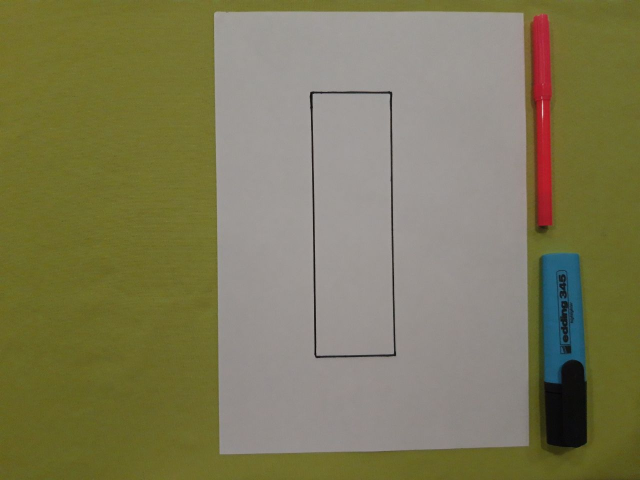
#> input picture cases/case14.jpg, 1280 x 960 px, found by its file name (shown at 1/2 size)
$ jupyter execute intelligent_placer_run.ipynb   (shell and % lines are left out)
#> lines starting #> are read from the running program, lines starting #| are printed output that depends on the picture; after the words box and inside, x2 and y2 are one past the last pixel; in counts of white or black regions, pixels touching at a corner belong together
#> further down, image is the input picture: shape (960, 1280, 3); mean B, G, R 87.8, 121.8, 125.7
### intelligent_placer_lib/intelligent_placer.py
import os
import numpy as np
import cv2
from itertools import permutations
from copy import deepcopy
from scipy.ndimage import binary_fill_holes
from skimage.feature import canny
from skimage.morphology import binary_closing
from matplotlib import pyplot as plt


def compress_image(image):  # сжатие изображения
    new_height = int(image.shape[0] * 50 / 100)
    new_width = int(image.shape[1] * 50 / 100)
    compressed_image = cv2.resize(image, (new_width, new_height), cv2.INTER_AREA)
    return compressed_image


def prepare_image(image):
    gray_image = cv2.cvtColor(image, cv2.COLOR_RGB2GRAY)  # изменение палитры
    binary_image = 255 * binary_fill_holes(binary_closing(canny(gray_image, sigma=3), footprint=np.ones((20, 20))))
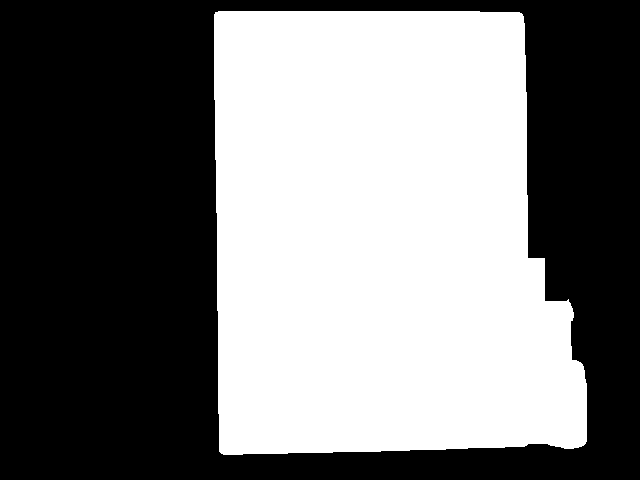
#> binary_image: shape (480, 640) int64; 47.2% white; 1 white region, box (x1, y1, x2, y2) and area: (214, 11, 587, 455) 145124
    binary_image = binary_image.astype(np.uint8)
#> binary_image: shape (480, 640); 47.2% white; 1 white region
    return binary_image


def height_coordinates(points):  # поиск крайних северной и южной точек
    north = south = points[0]

    for extreme_point in points[1:]:
        if extreme_point[1] < north[1]:
            north = extreme_point
        elif extreme_point[1] > south[1]:
            south = extreme_point
    return north, south


def width_coordinates(points):  # поиск крайних западной и восточной точек
    west = east = points[0]

    for extreme_point in points[1:]:
        if extreme_point[0] < west[0]:
            west = extreme_point
        elif extreme_point[0] > east[0]:
            east = extreme_point
    return west, east


def find_contours(image):  # ищем контуры и сохраняем как массив точек
    contours = cv2.findContours(image, cv2.RETR_EXTERNAL, cv2.CHAIN_APPROX_NONE)[0]
#> contours = 1 contour; box (x1, y1, x2, y2) and area: (214, 11, 587, 455) 144328

    ready_contours = []
    for contour in contours:
        epsilon = cv2.arcLength(contour, True)
        approx = cv2.approxPolyDP(contour, 0.005 * epsilon, True)
        ready_contours.append([point[0] for point in approx])
#> this loop made 1 pass
#> epsilon on pass 1: 1614.3
#> after the loop, ready_contours = [[[215, 12], [219, 451], [583, 445], [572, 308], [544, 300], [544, 258], [527, 257], [522, 14]]]
    return ready_contours


def separate_polygon(contours): # отделяем предметы от многоугольника
    polygon_sep = 0
    min_x = contours[0][0][0]
    for i in range(len(contours)):
        for point in contours[i]:
            if point[0] < min_x: # ищем многоугольник как объект с наименьшей x-координатой
                min_x = point[0]
                polygon_sep = i

    polygon = contours[polygon_sep]
    objects = contours[:polygon_sep] + contours[polygon_sep + 1:]
    return polygon, objects


def draw_contours(image, contour, color, thickness): # отрисовка контуров
    curr_object = []
    for i in range(len(contour)):
        curr_object.append([[contour[i][0], contour[i][1]]])
    cv2.drawContours(image, [np.array(curr_object)], -1, color, thickness)


def point_inside(point_x, point_y, curr_object):  # определение принадлежности точки объекту
    check_inside = False
    object_x = [point[0] for point in curr_object]
    object_y = [point[1] for point in curr_object]
    # из заданной точки выходит горизонтальный луч, считаем число пересечений луча со сторонами
    # если число пересечений нечетное, получаем принадлежность
    for i in range(len(object_y)):
        # первая строка условия: попадание y-координаты заданной точки между y-координатами точек многоугольника +
        # + направление движения + ненулевой знаменатель в строке ниже
        # вторая строка условия: сторона многоугольника слева от точки
        if ((object_y[i] <= point_y and point_y < object_y[i - 1] or object_y[i - 1] <= point_y and point_y < object_y[i])
                and (point_x > (object_x[i - 1] - object_x[i]) * (point_y - object_y[i]) / (object_y[i - 1] - object_y[i]) +
                     object_x[i])):
            check_inside = not check_inside
    if check_inside:
        return True
    return False


def find_place(polygon, curr_object, placed_objects):
    check_place = True
    # поиск крайних точек
    north_polygon, south_polygon = height_coordinates(polygon)
    north_object, south_object = height_coordinates(curr_object)
    west_polygon, east_polygon = width_coordinates(polygon)
    west_object, east_object = width_coordinates(curr_object)
    # поиск длины / ширины
    height_polygon = south_polygon[1] - north_polygon[1]
    height_object = south_object[1] - north_object[1]
    width_polygon = east_polygon[0] - west_polygon[0]
    width_object = east_object[0] - west_object[0]
    # величина сдвига на северо-восток
    move_north = north_object[1] - north_polygon[1]
    move_west = west_object[0] - west_polygon[0]

    if height_polygon < height_object or width_polygon < width_object:
        check_place = False
        return check_place, []
    # сдвиг на северо-запад
    for i in range(len(curr_object)):
        curr_object[i][1] -= move_north
        curr_object[i][0] -= move_west

    while east_object[0] < east_polygon[0]:  # ищем место, пока не дошли до востока многоугольника
        while south_object[1] < south_polygon[1]: # сдвиг по пикселю вниз, пока не дошли до юга многугольника
            check_place = True
            for point in curr_object: # для каждой точки текущего предмета проверяем, что она не вышла за пределы и не наложилась на другие предметы
                if not point_inside(point[0], point[1], polygon): # предмет за пределами многоугольника
                    check_place = False
                    break
                for placed_object in placed_objects: # точка текущего предмета оказалась внутри другого предмета
                    if point_inside(point[0], point[1], placed_object):
                        check_place = False
                        break
                    for placed_point in placed_object: # точка другого предмета оказалась внутри текущего
                        if point_inside(placed_point[0], placed_point[1], curr_object):
                            check_place = False
                            break

            if check_place:
                return check_place, curr_object

            for i in range(len(curr_object)): # если предмет не встал, сдвигаем его на пиксель вниз
                curr_object[i][1] += 1

        move_north = north_object[1] - north_polygon[1]
        for i in range(len(curr_object)): # сдвиг обратно вверх при невыполнении условий
            curr_object[i][0] += 1
            curr_object[i][1] -= move_north

    check_place = False  # место не нашлось
    return check_place, []


def make_full_placement(polygon, objects):
    all_options = list(permutations(objects))
    placed_objects = []
    for curr_option in all_options:
        check_places = True
        for object in curr_option: # находим место каждого предмета, добавляем его к уже размещенным
            found_place, object_position = find_place(polygon, deepcopy(object), placed_objects)
            placed_objects.append(object_position)
            if not found_place:
                check_places = False
                break
        if check_places:
            return True, placed_objects

    check_places = False

    return check_places, []


def intelligent_placer(path_image):
    good_placed = "Yes"
    bad_placed = "No"
    if not os.path.exists(path_image):
        print('Incorrect path')
        return
    image = cv2.imread(path_image)

    if image is None:
        print('Can\'t read the image')
        return
    compressed_image = compress_image(image)
    binary_image = prepare_image(compressed_image)
    objects_contours = find_contours(binary_image)
    polygon, objects = separate_polygon(objects_contours)

    red_color = (255, 0, 0)
    blue_color = (0, 0, 255)
    draw_contours(compressed_image, polygon, red_color, 5)
    for curr_object in objects:
        draw_contours(compressed_image, curr_object, blue_color, 5)

    found_placement, placed_objects = make_full_placement(polygon, objects)
    if found_placement:
        print(good_placed)
        green_color = (0, 255, 0)
        for placed_object in placed_objects:
            draw_contours(compressed_image, placed_object, green_color, 3)
    else:
        print(bad_placed)

    plt.imshow(compressed_image)

### intelligent_placer_run.ipynb
# Большая лабораторная работа по курсу ОСНОВЫ МАШИННОГО ОБУЧЕНИЯ
# Intelligent Placer

[cell 1]
import cv2
import matplotlib.pyplot as plt
from intelligent_placer_lib.intelligent_placer import compress_image, prepare_image, find_contours, separate_polygon, draw_contours, make_full_placement, intelligent_placer

Загружаем изображение.

[cell 2]
image = cv2.imread('cases\\case14.jpg')
plt.imshow(image)

# Подготовка изображения
Сжатие, изменение цветовой палитры и бинаризация изображения с помощью детектора Canny и морфологических операций.

[cell 3]
compressed_image = compress_image(image)
binary_image = prepare_image(compressed_image)
plt.imshow(binary_image)

# Нахождение контуров
Находим контуры на иображении с помощью функции findContours из cv2.

[cell 4]
contours = find_contours(binary_image)
#> contours has the same summary as ready_contours in find_contours
red_color = (255, 0, 0)

for curr_object in contours:
    draw_contours(compressed_image, curr_object, red_color, 5)
#> this loop made 1 pass
#> compressed_image: shape (480, 640, 3); mean B, G, R 93.4, 117.6, 121.5
plt.imshow(compressed_image)

# Идентификация
Отделяем многоугольник от предметов.

[cell 5]
polygon, objects = separate_polygon(contours)
#> in separate_polygon, `min_x = contours[0][0][0]`: min_x = 215
#> the loop in separate_polygon, `for i in range(len(contours)):` made 1 pass
#> after the loop in separate_polygon, `for i in range(len(contours)):`: polygon_sep = 0
#> in separate_polygon, `polygon = contours[polygon_sep]`: polygon = [[215, 12], [219, 451], [583, 445], [572, 308], [544, 300], [544, 258], [527, 257], [522, 14]]
#> in separate_polygon, `objects = contours[:polygon_sep] + contours[polygon_sep + 1:]`: objects = []
#> objects = []

draw_contours(compressed_image, polygon, red_color, 5)
#> the loop in draw_contours (call 2), `for i in range(len(contour)):` made 8 passes
blue_color = (0, 0, 255)
for curr_object in objects:
    draw_contours(compressed_image, curr_object, blue_color, 5)
#> this loop made 0 passes
plt.imshow(compressed_image)

# Размещение
Пробуем уместить предметы в многоугольник.

[cell 6]
found_placement, placed_objects = make_full_placement(polygon, objects)
#> in make_full_placement, `all_options = list(permutations(objects))`: all_options = [()]
#> the loop in make_full_placement, `for curr_option in all_options:` made 1 pass
#> after the loop in make_full_placement, `for curr_option in all_options:`: placed_objects = []
#> found_placement = True; placed_objects = []
print(found_placement)
#| True

Визуализируем размещение.

[cell 7]
green_color = (0, 255, 0)
for curr_object in placed_objects:
    draw_contours(compressed_image, curr_object, green_color, 3)
plt.imshow(compressed_image)

# Результаты и метрики качества работы

Программа была опробована на всем датасете. На 21 изображение в датасете пришлось 3 ошибки алгоритма. Табличку TP/FP/TN/FN и расчет метрик можно увидеть в README.md.

Убедимся, что исход работы алгоритма не зависит от начального положения предметов относительно друг друга.

[cell 8]
intelligent_placer('cases\\case6.jpg')
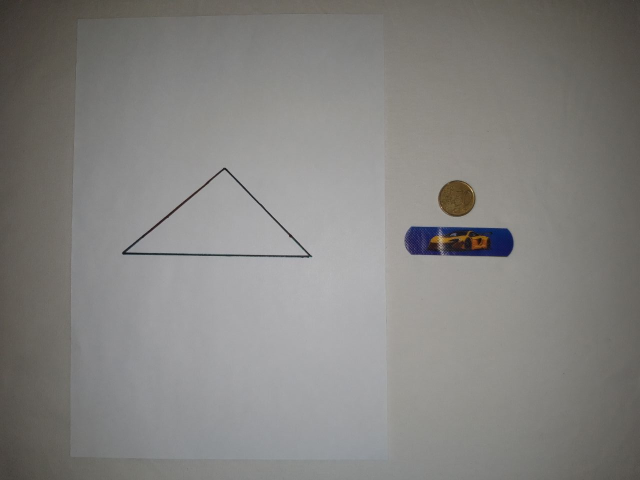
#> input picture cases/case6.jpg, 1280 x 960 px, found by its file name (shown at 1/2 size)
#> in intelligent_placer, image is the input picture: shape (960, 1280, 3); mean B, G, R 128.2, 130.7, 131.9
#> in find_contours (call 2), `contours = cv2.findContours(image, cv2.RETR_EXTERNAL, cv2.CHAIN_APPROX..`: contours = 2 contours; box (x1, y1, x2, y2) and area: (122, 166, 312, 260) 9640, (405, 180, 514, 257) 4416
#> the loop in find_contours (call 2), `for contour in contours:` made 2 passes
#> epsilon on passes 1 to 2: 342.6, 461.5
#> in intelligent_placer, `objects_contours = find_contours(binary_image)`: objects_contours = 2 items
#> the loop in separate_polygon (call 2), `for i in range(len(contours)):` made 2 passes
#> in intelligent_placer, `polygon, objects = separate_polygon(objects_contours)`: polygon = [[311, 256], [304, 244], [225, 166], [212, 173], [122, 250], [123, 255], [306, 259]]; objects = [[[405, 237], [406, 247], [413, 254], [506, 256], [511, 252], [513, 246], [511, 233], [507, 229], [473, 226], [474, 194], [470, 187], [460, 180], [449, 181], [439, 191], [440, 225], [411, 227]]]
#> the loop in intelligent_placer, `for curr_object in objects:` made 1 pass
#> the loop in make_full_placement, `for curr_option in all_options:` made 1 pass
#> the loop in intelligent_placer, `for placed_object in placed_objects:` made 1 pass

[cell 9]
intelligent_placer('cases\\case6_1.jpg')
#> call 2 of intelligent_placer, with path_image = 'cases\\case6_1.jpg'
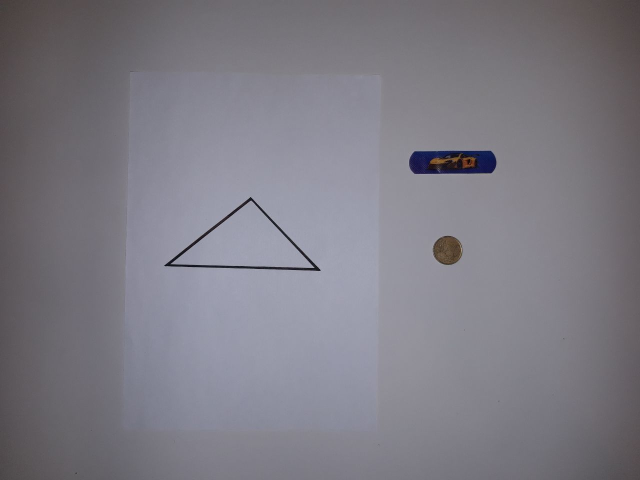
#> input picture cases/case6_1.jpg, 1280 x 960 px, found by its file name (shown at 1/2 size)
#> in intelligent_placer, image is the input picture: shape (960, 1280, 3); mean B, G, R 131.9, 123.2, 125.2
#> the loop in intelligent_placer (call 2), `for curr_object in objects:` made 2 passes
#> the loop in make_full_placement (call 2), `for curr_option in all_options:` made 1 pass
#> the loop in intelligent_placer (call 2), `for placed_object in placed_objects:` made 2 passes

Проверим, как будет меняться время в зависимости от количества предметов, взяв 5 кейсов с разным числом идентичных предметов.

[cell 10]
import time
start_time = time.time()
intelligent_placer('cases\\case20_1.jpg')
#> call 3 of intelligent_placer, with path_image = 'cases\\case20_1.jpg'
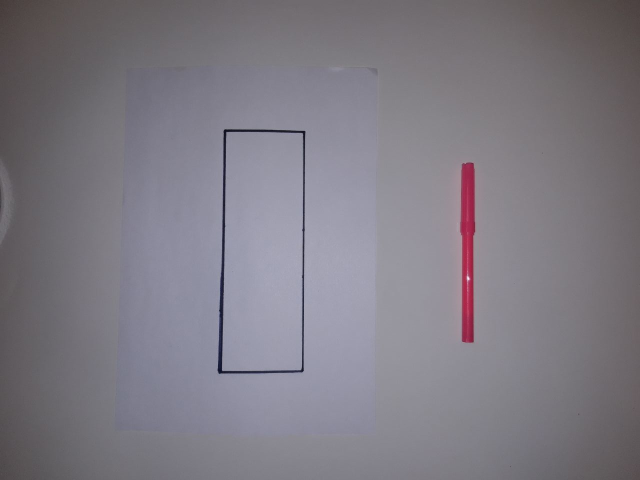
#> input picture cases/case20_1.jpg, 1280 x 960 px, found by its file name (shown at 1/2 size)
#> in intelligent_placer, image is the input picture: shape (960, 1280, 3); mean B, G, R 131.2, 122.6, 126.3
#> the loop in intelligent_placer (call 3), `for curr_object in objects:` made 1 pass
#> the loop in intelligent_placer (call 3), `for placed_object in placed_objects:` made 1 pass
curr_time1 = time.time()
print("--- %s seconds ---" % (curr_time1 - start_time))

[cell 11]
start_time = time.time()
intelligent_placer('cases\\case20_2.jpg')
#> call 4 of intelligent_placer, with path_image = 'cases\\case20_2.jpg'
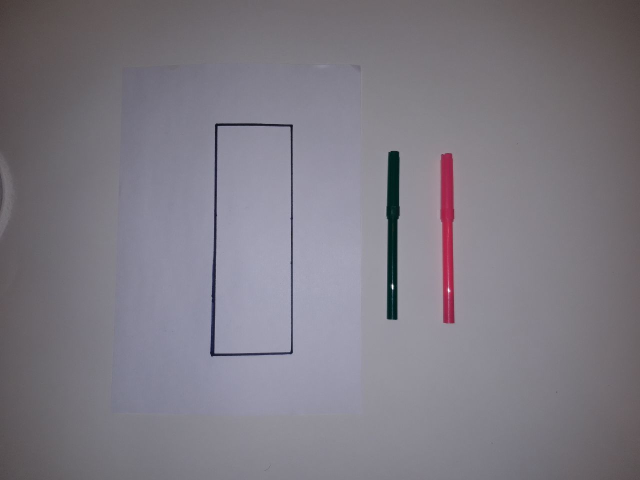
#> input picture cases/case20_2.jpg, 1280 x 960 px, found by its file name (shown at 1/2 size)
#> in intelligent_placer, image is the input picture: shape (960, 1280, 3); mean B, G, R 131.4, 122.5, 126.2
#> the loop in intelligent_placer (call 4), `for curr_object in objects:` made 2 passes
#> after the loop in intelligent_placer (call 4), `for curr_object in objects:`:
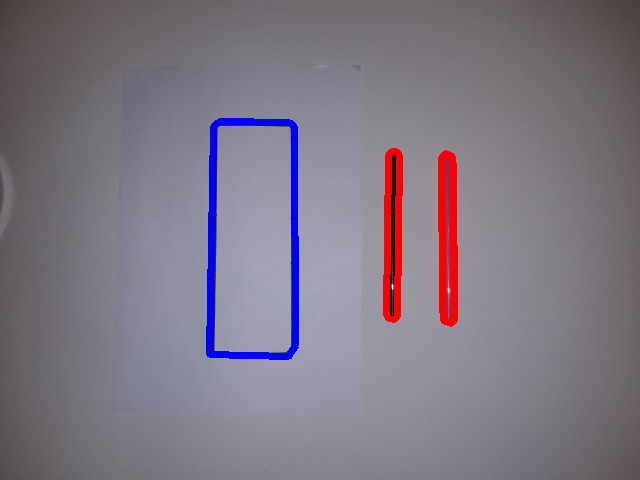
#> compressed_image: shape (480, 640, 3); mean B, G, R 131.4, 119.4, 126.7
#> the loop in intelligent_placer (call 4), `for placed_object in placed_objects:` made 2 passes
curr_time2 = time.time()
print("--- %s seconds ---" % (curr_time2 - start_time))

[cell 12]
start_time = time.time()
intelligent_placer('cases\\case20_3.jpg')
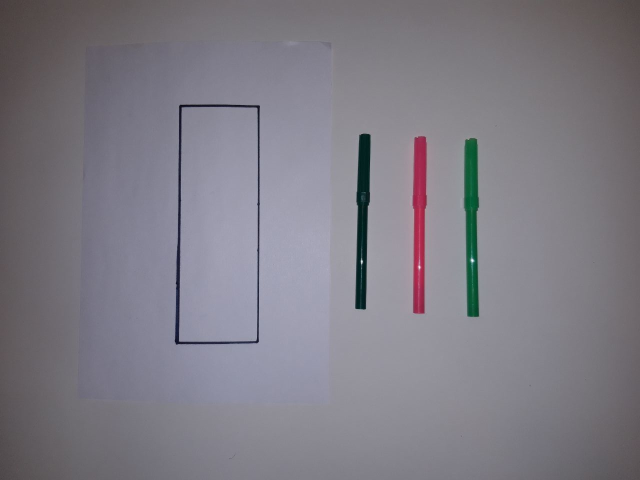
#> input picture cases/case20_3.jpg, 1280 x 960 px, found by its file name (shown at 1/2 size)
#> in intelligent_placer, image is the input picture: shape (960, 1280, 3); mean B, G, R 132.6, 123.8, 126.5
#> in prepare_image (call 6), `binary_image = 255 * binary_fill_holes(binary_closing(canny(gray_image..`:
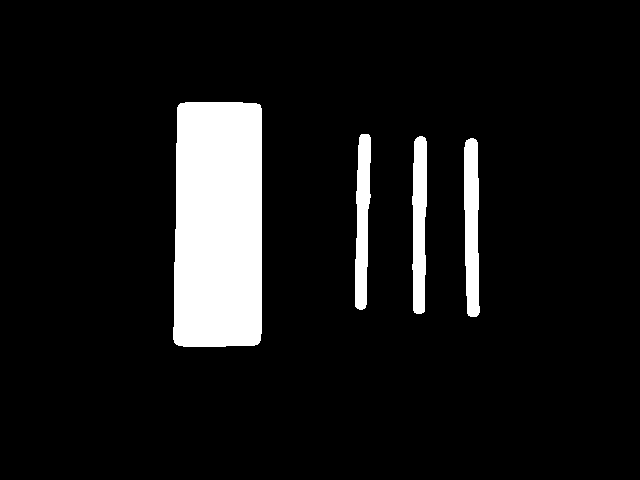
#> binary_image: shape (480, 640) int64; 9.1% white; 4 white regions, box (x1, y1, x2, y2) and area: (173, 102, 262, 347) 21124, (464, 138, 480, 317) 2395, (412, 136, 427, 314) 2266, (355, 134, 371, 310) 2136
#> the loop in intelligent_placer (call 5), `for curr_object in objects:` made 3 passes
#> after the loop in intelligent_placer (call 5), `for curr_object in objects:`:
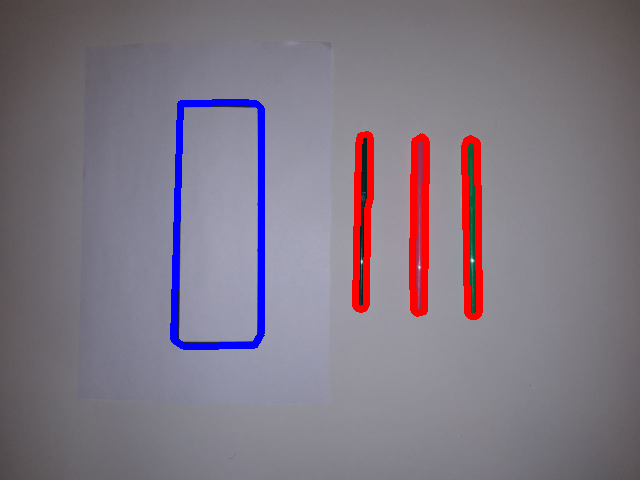
#> compressed_image: shape (480, 640, 3); mean B, G, R 131.7, 119.6, 128.6
#> the loop in intelligent_placer (call 5), `for placed_object in placed_objects:` made 3 passes
curr_time3 = time.time()
print("--- %s seconds ---" % (curr_time3 - start_time))

[cell 13]
start_time = time.time()
intelligent_placer('cases\\case20_4.jpg')
curr_time4 = time.time()
print("--- %s seconds ---" % (curr_time4 - start_time))

[cell 14]
start_time = time.time()
intelligent_placer('cases\\case20_5.jpg')
curr_time5 = time.time()
print("--- %s seconds ---" % (curr_time5 - start_time))

Построим график.

[cell 15]
plt.plot([1,2,3,4,5],[curr_time1,curr_time2,curr_time3, curr_time4, curr_time5])
plt.show()
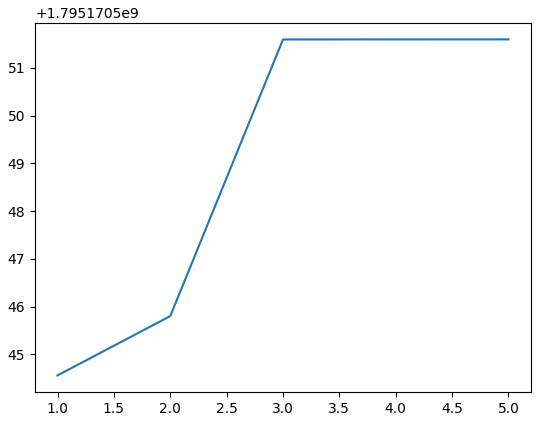
#> figure drawn by matplotlib, 1 panel
